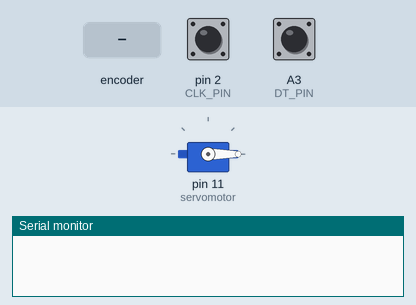
Simulated run of this sketch. Board: Arduino Uno, built with avr-gcc and run on an emulated ATmega328P. On the bench: servo, the last lines printed to the serial monitor. Inputs (shaded band) come from the test bench; at power-on: pin 2 (CLK_PIN) HIGH, A3 (DT_PIN) HIGH.

Above: at 1.2 s.
1.3 s: rotary encoder on pin 2 (CLK_PIN) / A3 (DT_PIN) turned 3 steps (first pin leading)
At 2.1 s:
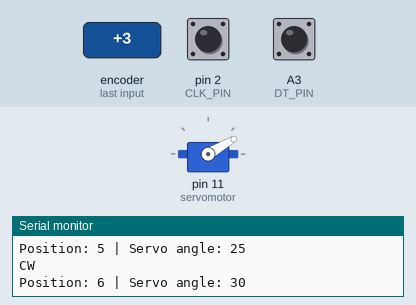
4.3 s: rotary encoder on pin 2 (CLK_PIN) / A3 (DT_PIN) turned 1 step (first pin leading)
At 5.3 s:
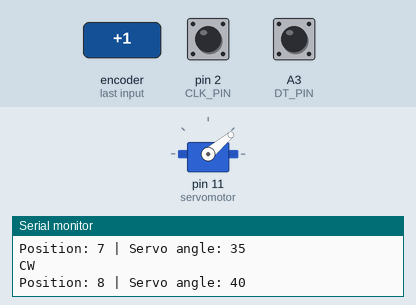
6.0 s: rotary encoder on pin 2 (CLK_PIN) / A3 (DT_PIN) turned 3 steps (first pin leading)
At 6.9 s:
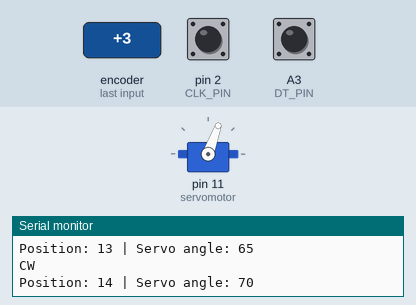
9.0 s: rotary encoder on pin 2 (CLK_PIN) / A3 (DT_PIN) turned 1 step (first pin leading)
At 10.1 s:
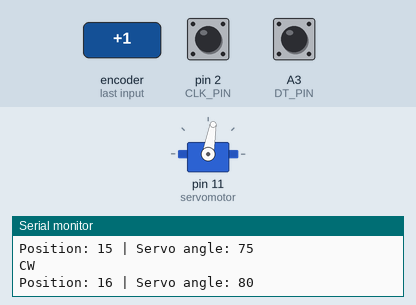
10.7 s: rotary encoder on pin 2 (CLK_PIN) / A3 (DT_PIN) turned 3 steps (first pin leading)
At 11.7 s:
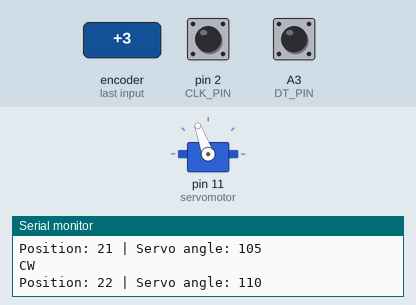
Timing chart, 0 to 13.7 s (numbered marks = the images above; inputs shaded):
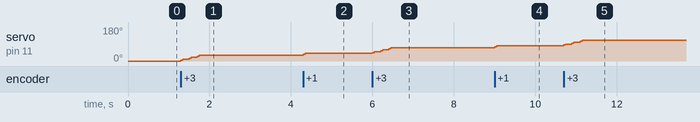

Measured:
- after the input at 1.3 s, servo on pin 11 (servomotor): 0° → 10° at once, → 20° 0.20 s later, → 30° 0.20 s later
- after the input at 4.3 s, servo on pin 11 (servomotor): 30° → 40° at once
- after the input at 6.0 s, servo on pin 11 (servomotor): 40° → 50° at once, → 60° 0.20 s later, → 70° 0.20 s later
- after the input at 9.0 s, servo on pin 11 (servomotor): 70° → 80° at once
- after the input at 10.7 s, servo on pin 11 (servomotor): 80° → 90° at once, → 100° 0.20 s later, → 110° 0.20 s later

The sketch:

MFL08_Servo_Control_Rotary_Encoder.ino
```cpp
#include <Servo.h>

// Rotary encoder pins
#define CLK_PIN 2     // CLK
#define DT_PIN  A3    // DT
#define SW_PIN  A2    // SW (optional, not used here)

int counter = 0;        // Encoder position
int angle = 0;          // Servo angle
int stepSize = 5;       // Angle change per encoder step
int clkState;
int lastClkState;

Servo servomotor;

void setup() {
  pinMode(CLK_PIN, INPUT);
  pinMode(DT_PIN, INPUT);
  pinMode(SW_PIN, INPUT_PULLUP);   // For future use

  Serial.begin(9600);

  // Read initial CLK state
  lastClkState = digitalRead(CLK_PIN);

  // Attach servo to pin 11
  servomotor.attach(11);
  servomotor.write(angle);
}

void loop() {
  clkState = digitalRead(CLK_PIN);

  // Detect encoder movement
  if (clkState != lastClkState) {

    // Clockwise rotation
    if (digitalRead(DT_PIN) != clkState) {
      counter++;
      angle += stepSize;
      Serial.println("CW");
    }
    // Counter-clockwise rotation
    else {
      counter--;
      angle -= stepSize;
      Serial.println("CCW");
    }

    // Limit servo angle between 0 and 180
    if (angle > 180) angle = 180;
    if (angle < 0) angle = 0;

    // Move servo
    servomotor.write(angle);

    Serial.print("Position: ");
    Serial.print(counter);
    Serial.print(" | Servo angle: ");
    Serial.println(angle);
  }

  lastClkState = clkState;
}
```
